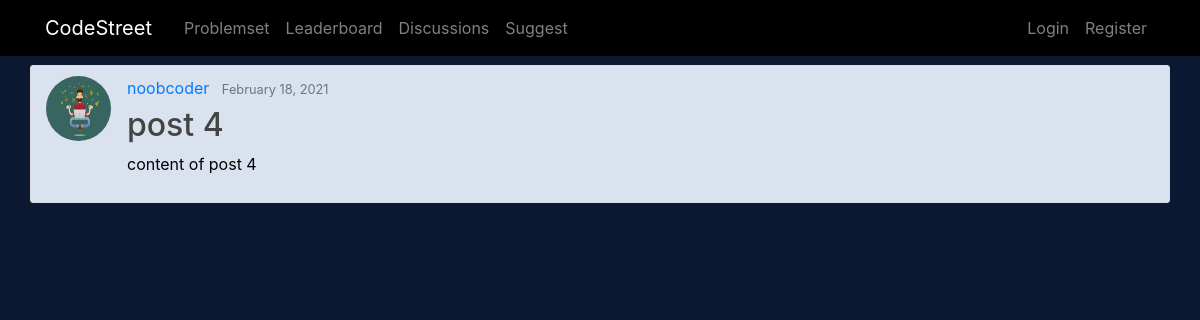
Before: /discussions/post/4/ with the older database file.
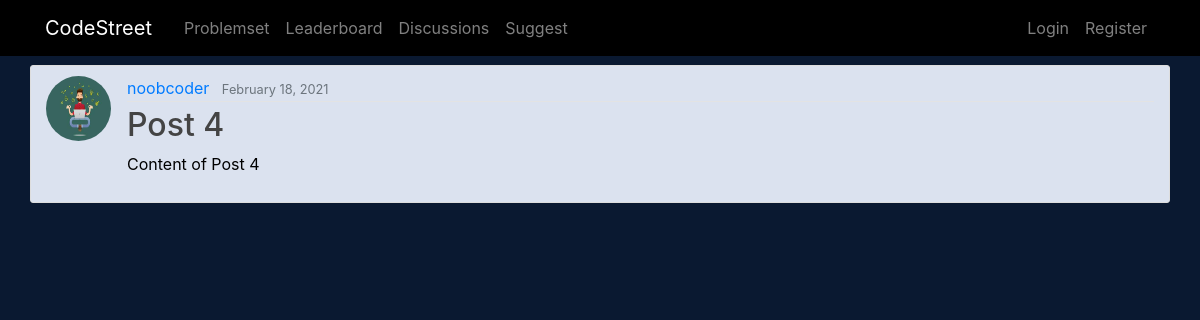
After: the same page with the newer database file.
### discussions/models.py (models this page shows, shortened)
class Post(models.Model):
    title = models.CharField(max_length=100)
    content = models.TextField()
    date_posted = models.DateTimeField(default=timezone.now)
    author = models.ForeignKey(User, on_delete=models.CASCADE)

### users/models.py (models this page shows, shortened)
class Profile(models.Model):
    user = models.OneToOneField(User, on_delete=models.CASCADE)
    image = models.ImageField(default='default.jpg', upload_to='profile_pics')
    points = models.IntegerField(default=0)

### discussions/views.py (the view)
# urls.py: path('post/<int:pk>/', PostDetailView.as_view(), name='post-detail'),
class PostDetailView(DetailView):
    model = Post

### discussions/templates/discussions/post_detail.html (shortened to what this page needs)
{% extends "problemset/base.html" %}
{% block content %}
  <article class=" container media content-section">
    <img class="rounded-circle article-img" src="{{ object.author.profile.image.url }}">
    <div class="media-body">
      <div class="article-metadata">
        <a class="mr-2" href="{% url 'user-posts' object.author.username %}">{{ object.author }}</a>
        <small class="text-muted">{{ object.date_posted|date:"F d, Y" }}</small>
      </div>
      <h2 class="article-title">{{ object.title }}</h2>
      <p class="article-content">{{ object.content }}</p>
    </div>
  </article>
{% endblock content %}

Changed rows visible on the page:
changed Post "noobcoder": title "post 4" → "Post 4"; content "content of post 4" → "Content of Post 4"
